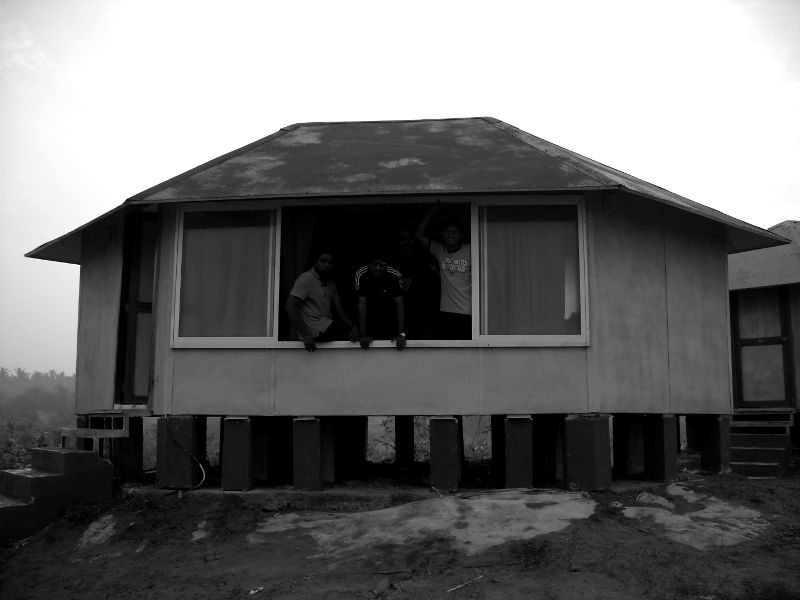
#> input picture imgs/indi.png, 800 x 600 px
$ python main.py
#> lines starting #> are read from the running program, lines starting #| are printed output that depends on the picture
### core.py
import cv2 as cv
import matplotlib.pyplot as plt
import numpy as np


class CLAHE:
    def __init__(self, img):
#> called with img = 'imgs/indi.png'
        self.img = cv.cvtColor(cv.imread(img), cv.COLOR_BGR2GRAY)
#> self.img: shape (600, 800); min 0, max 255, mean 110.1
        self.orig_min = self.img.min()
#> self.orig_min = 0
        self.orig_max = self.img.max()
#> self.orig_max = 255

        self.height, self.width = self.img.shape
#> self.height = 600; self.width = 800

        self.nb_rects = 8

        self.lookup_tables_rect = {}
        self.numpy_control_points = []

        self.center_points = np.zeros((self.nb_rects, self.nb_rects, 2))

        self.cliping_limit = 125

    def divide_into_rect(self):
        """
        Calc size of rectangle for divide into rectangle image
        :return:
        """
        self.height_rect = self.height // self.nb_rects
#> self.height_rect = 75
        self.width_rect = self.width // self.nb_rects
#> self.width_rect = 100
        self.y_rect_center = self.height_rect // 2
#> self.y_rect_center = 37
        self.x_rect_center = self.width_rect // 2
#> self.x_rect_center = 50

    def get_dist_rect(self, x_start, y_start):
        """
        Histogram equalization
        """
        histogram, bins = np.histogram(self.img[y_start:y_start+self.height_rect,
                                       x_start:x_start+self.width_rect], 256, [0, 256])
        histogram = self.clipping(histogram)
        norm_histogram = histogram / histogram.sum()
        plt.bar(bins[:-1], norm_histogram)
        dist = norm_histogram.cumsum()
        new_dist = np.round(dist*255, 0).astype(np.int32)
        self.lookup_tables_rect[(y_start+self.y_rect_center, x_start+self.x_rect_center)] = new_dist
        self.numpy_control_points.append([y_start+self.y_rect_center, x_start+self.x_rect_center])

    def walking_by_central_point(self):
        """
        Image traversal by control points
        """
        for i, x_start in enumerate(range(0, self.width, self.width_rect)):
            for j, y_start in enumerate(range(0, self.height, self.height_rect)):
                if x_start+self.x_rect_center < self.width and y_start+self.y_rect_center < self.height:
                    self.get_dist_rect(x_start, y_start)
                    self.center_points[j, i] = [y_start+self.y_rect_center, x_start+self.x_rect_center]

        self.numpy_control_points = np.asarray(self.numpy_control_points)

    def get_zone_n_points(self, i, j):
        """
        Determining the zone based on the location of the control point
        """
        if i != -1 and i != 7 and j != -1 and j != 7:
            top_left = self.center_points[j, i].astype(int)
            bottom_right = self.center_points[j + 1, i + 1].astype(int)
            zone = 'blue'
            result = [zone, top_left, bottom_right]
        elif i == -1 and j != 7 and j != -1:
            top_left = np.array([self.center_points[j, 0][0], 0]).astype(int)
            bottom_right = self.center_points[j + 1, i + 1].astype(int)

            first_point = self.center_points[j, 0].astype(int)
            second_point = self.center_points[j + 1, 0].astype(int)
            zone = 'green'
            result = [zone, top_left, bottom_right, first_point, second_point]
        elif j == -1 and i != -1 and i != 7:
            top_left = np.array([0, self.center_points[0, i][1]]).astype(int)
            bottom_right = self.center_points[j + 1, i + 1].astype(int)

            first_point = self.center_points[0, i].astype(int)
            second_point = self.center_points[0, i + 1].astype(int)
            zone = 'green'
            result = [zone, top_left, bottom_right, first_point, second_point]
        elif i == 7 and j != -1 and j != 7:
            top_left = self.center_points[j, i].astype(int)
            bottom_right = np.array([self.center_points[j + 1, i][0], self.width - 1]).astype(int)

            first_point = self.center_points[j, 7].astype(int)
            second_point = self.center_points[j + 1, 7].astype(int)
            zone = 'green'
            result = [zone, top_left, bottom_right, first_point, second_point]
        elif j == 7 and i != -1 and i != 7:
            top_left = self.center_points[j, i].astype(int)
            bottom_right = np.array([self.height - 1, self.center_points[j, i + 1][1]]).astype(int)

            first_point = self.center_points[7, i].astype(int)
            second_point = self.center_points[7, i + 1].astype(int)
            zone = 'green'
            result = [zone, top_left, bottom_right, first_point, second_point]
        elif i == -1 and j == -1:
            top_left = np.array([0, 0])
            bottom_right = self.center_points[j + 1, i + 1].astype(int)
            dot_point = self.center_points[0, 0].astype(int)
            zone = 'red'
            result = [zone, top_left, bottom_right, dot_point]
        elif i == -1 and j == 7:
            top_left = np.array([self.center_points[j, 0][0], 0]).astype(int)
            bottom_right = np.array([self.height - 1, self.center_points[j, i + 1][1]]).astype(int)

            dot_point = self.center_points[7, 0].astype(int)
            zone = 'red'
            result = [zone, top_left, bottom_right, dot_point]
        elif i == 7 and j == -1:
            top_left = np.array([0, self.center_points[0, i][1]]).astype(int)
            bottom_right = np.array([self.center_points[j + 1, i][0], self.width - 1]).astype(int)

            dot_point = self.center_points[0, 7].astype(int)
            zone = 'red'
            result = [zone, top_left, bottom_right, dot_point]
        elif i == 7 and j == 7:
            top_left = self.center_points[j, i].astype(int)
            bottom_right = np.array([self.height - 1, self.width - 1]).astype(int)
            dot_point = self.center_points[7, 7].astype(int)
            zone = 'red'
            result = [zone, top_left, bottom_right, dot_point]
        return result

    def fill_each_point(self):
        for i in range(-1,8):
            for j in range(-1,8):
                info = self.get_zone_n_points(i,j)
                zone, top_left, bottom_right = info[:3]

                for y in range(top_left[0], bottom_right[0]):
                    for x in range(top_left[1], bottom_right[1]):
                        if zone == 'blue':
                            top_right = np.array([top_left[0], bottom_right[1]])
                            bottom_left = np.array([bottom_right[0], top_left[1]])

                            x_ratio = np.array([(top_right[1]-x)/(top_right[1]-top_left[1]),
                                                (x-top_left[1])/(top_right[1]-top_left[1])])
                            y_ratio = np.array([(bottom_left[0]-y)/(bottom_left[0]-top_left[0]),
                                                (y-top_left[0])/(bottom_left[0]-top_left[0])])

                            r1 = x_ratio[0]*self.lookup_tables_rect[tuple(top_left)] + x_ratio[1]*self.lookup_tables_rect[tuple(top_right)]
                            r2 = x_ratio[0] * self.lookup_tables_rect[tuple(bottom_left)] + x_ratio[1] * \
                                 self.lookup_tables_rect[tuple(bottom_right)]

                            z = y_ratio[0]*r1 + y_ratio[1]*r2

                            self.img[y,x] = np.uint8(z[self.img[y,x]])


                        elif zone == 'green':
                            first_point, second_point = info[3:]
                            if i == -1 or i == 7:

                                ratio = np.array([(second_point[0] - y) / (second_point[0] - first_point[0]),
                                                  (y - first_point[0]) / (second_point[0] - first_point[0])])
                            elif j == -1 or j == 7:
                                ratio = np.array([(second_point[1] - x) / (second_point[1] - first_point[1]),
                                                  (x - first_point[1]) / (second_point[1] - first_point[1])])


                            z = ratio[0]*self.lookup_tables_rect[tuple(first_point)]+ratio[1]*self.lookup_tables_rect[tuple(second_point)]
                            self.img[y, x] = np.uint8(z[self.img[y, x]])


                        elif zone == 'red':
                            dot_point = info[3]
                            self.img[y,x] = np.uint8(self.lookup_tables_rect[tuple(dot_point)][self.img[y,x]])
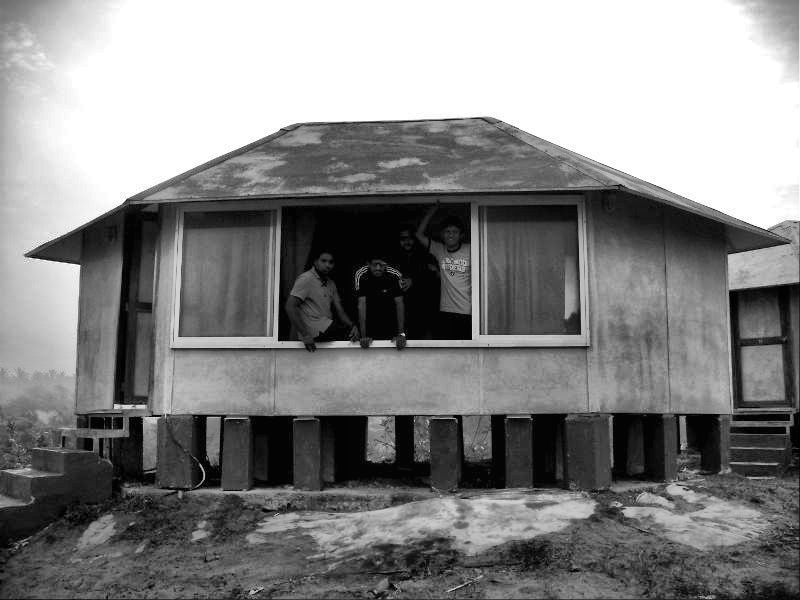
#> self.img: shape (600, 800); min 0, max 255, mean 134.1

    def clipping(self, histogram):

        r = len(histogram)
        top = self.cliping_limit
        bottom = 0
        while (top - bottom) > 1:
            middle = (top+bottom)/2
            s = histogram[np.where(histogram > self.cliping_limit)[0]].sum()
            if s > (self.cliping_limit - middle)*r:
                top = middle
            else:
                bottom = middle
        histogram = np.where(histogram < bottom, histogram + self.cliping_limit - bottom, self.cliping_limit)
        return histogram

    def show(self):
        plt.imshow(self.img, cmap='gray')
        plt.axis('off')
        plt.show()

    def run(self):
        self.show()
        self.divide_into_rect()
        self.walking_by_central_point()
        self.fill_each_point()
        self.show()
#> in show (call 2), `plt.show()`:
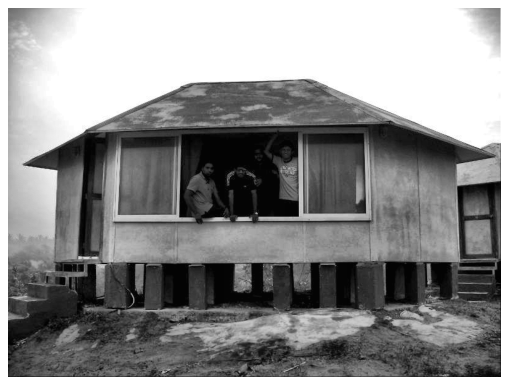
#> figure drawn by matplotlib, 1 panel

    def save(self, path):
        plt.imshow(self.img, cmap='gray')
        plt.axis('off')
        plt.savefig(path)

### main.py
from core import CLAHE

if __name__ == '__main__':
    alg = CLAHE('imgs/indi.png')
    alg.run()
    alg.save('result/res1.png')
